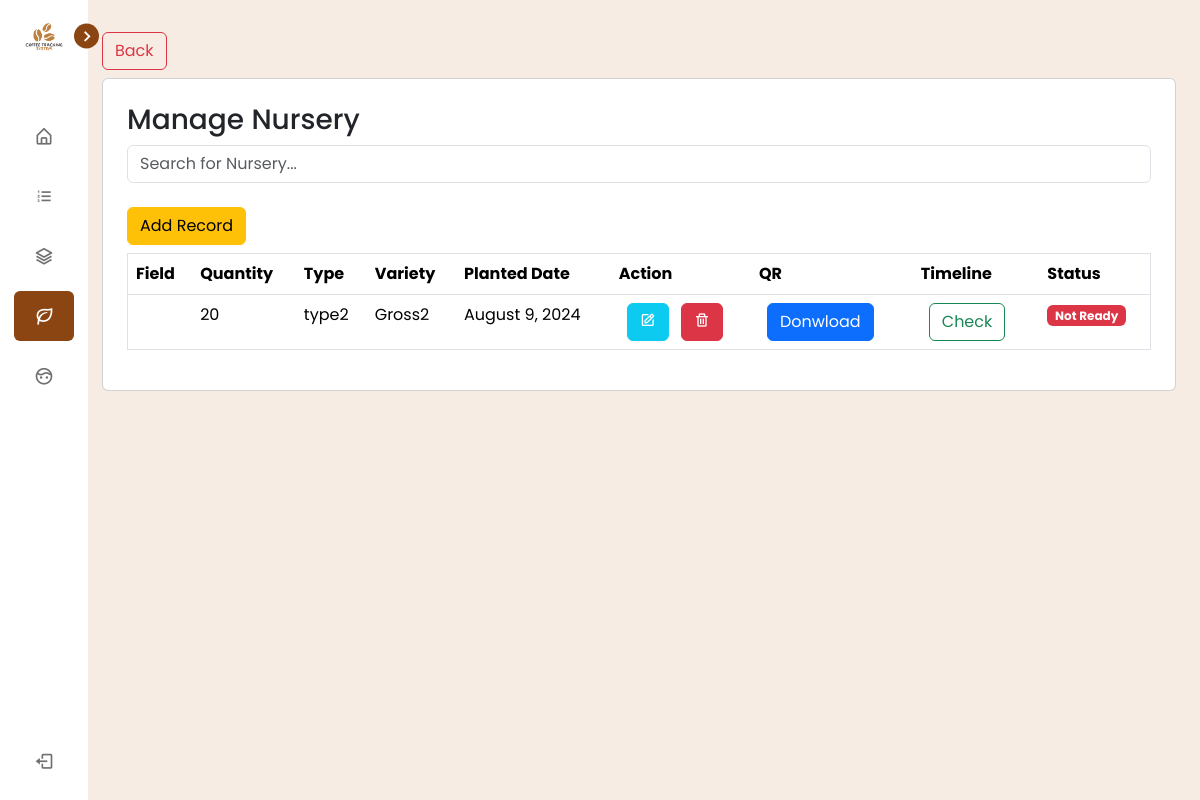
Before: /view/pages/plant_nursery/index.php (signed in) with the older database file.
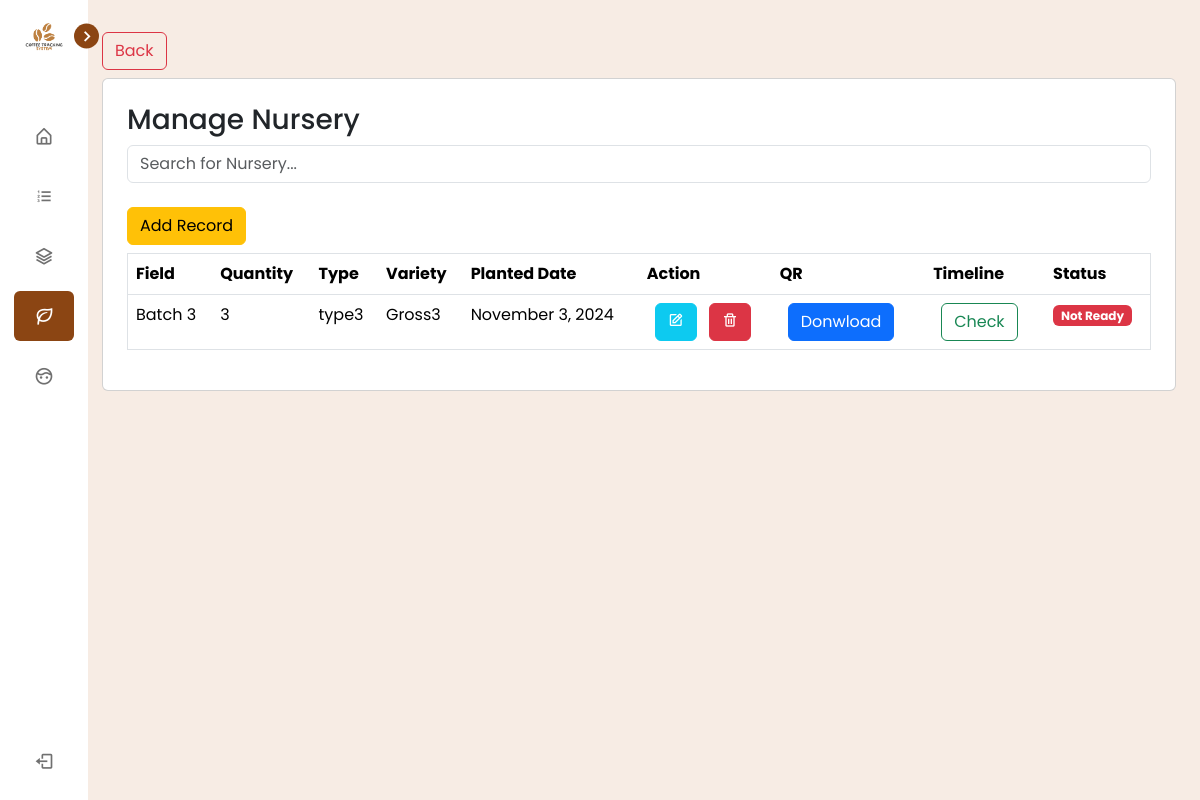
After: the same page with the newer database file.
### tables this page shows
CREATE TABLE `tbl_nursery` (
  `id` int(255) NOT NULL,
  `nursery_id` varchar(255) DEFAULT NULL,
  `nursery_field` varchar(255) NOT NULL,
  `nursery_seedling_source` varchar(255) NOT NULL,
  `type_id` varchar(255) DEFAULT NULL,
  `variety_id` varchar(255) DEFAULT NULL,
  `quantity` int(255) NOT NULL,
  `planted_date` varchar(255) DEFAULT NULL,
  `created_date` timestamp(6) NOT NULL DEFAULT current_timestamp(6)
);

CREATE TABLE `tbl_type` (
  `id` int(11) NOT NULL,
  `type_id` varchar(255) NOT NULL,
  `type_name` varchar(255) NOT NULL,
  `description` varchar(255) NOT NULL
);

CREATE TABLE `tbl_variety` (
  `id` int(255) NOT NULL,
  `variety_id` varchar(255) NOT NULL,
  `variety_name` varchar(255) NOT NULL,
  `description` varchar(255) NOT NULL
);

### connection/connection.php (called while the page is built, shortened)
<?php
class config {
    public function __construct(){
        $dsn = "mysql:host=".H.";dbname=".DB;
        $username = U;
        $password = P;
        try {
            $this->pdo = new PDO($dsn, $username, $password);
        } catch (PDOException $e) {
            die("Connection failed: " . $e->getMessage());
        }
    }
}
?>

### controller/PlantNurseryController.php (called while the page is built, shortened)
<?php
    require_once('../../../services/PlantNurseryService.php');
    $nurseryServices = new PlantInfo();
    $nurserys = $nurseryServices->getPlantInfos();
?>

### services/PlantNurseryService.php (called while the page is built, shortened)
<?php
require_once("../../../connection/connection.php");
class PlantInfo extends config {
    public function getPlantInfos() {
        try {
            $query = "SELECT
                            n.id,
                            n.nursery_id,
                            n.nursery_field,
                            n.nursery_seedling_source,
                            n.type_id,
                            t.type_name,
                            t.description AS type_description,
                            n.variety_id,
                            v.variety_name,
                            v.description AS variety_description,
                            n.quantity,
                            n.planted_date,
                            n.created_date
                        FROM
                            tbl_nursery n
                        JOIN
                            tbl_type t ON n.type_id = t.type_id
                        JOIN
                            tbl_variety v ON n.variety_id = v.variety_id
                        WHERE
                            1;
                        ";
            $stmt = $this->pdo->prepare($query);
            $stmt->execute();
            return $stmt->fetchAll(PDO::FETCH_ASSOC);
        } catch (PDOException $e) {
            echo "Error: " . $e->getMessage();
        }
    }
    public function getHarvestStatus($nurseryID) {
        try {
            $query = "
                SELECT
                    CASE
                        WHEN EXISTS (
                            SELECT 1 FROM tbl_timeline WHERE nursery_id_fk = :nurseryID AND timeline_title = 'Harvested'
                        )
                        THEN (
                            SELECT MAX(history_date) FROM tbl_timeline WHERE nursery_id_fk = :nurseryID AND timeline_title = 'Harvested'
                        )
                        ELSE (
                            SELECT planted_date FROM tbl_nursery WHERE nursery_id = :nurseryID
                        )
                    END AS relevant_date,
                    CASE
                        WHEN EXISTS (
                            SELECT 1
                            FROM tbl_timeline
                            WHERE nursery_id_fk = :nurseryID
                            AND timeline_title = 'Harvested'
                        )
                        THEN 'True'
                        ELSE 'False'
                    END AS status
            ";
            $stmt = $this->pdo->prepare($query);
            $stmt->bindParam(':nurseryID', $nurseryID);
            $stmt->execute();
            return $stmt->fetch(PDO::FETCH_ASSOC);
        }
        catch (PDOException $e) {
            echo "Error: " . $e->getMessage();
        }
    }
}
?>

### view/pages/plant_nursery/index.php (the view, shortened to what this page needs)
<?php
  $title = "Nursery";
  require_once('../../../services/PlantNurseryService.php');
  include_once('../../../controller/PlantNurseryController.php');
  include_once('../../components/header.php');
?>
<div>
    <a class="btn btn-outline-danger my-2" href="../dashboard/index.php" width="200"> Back </a>
    <div class="card p-4">
      <h3>Manage Nursery</h3>
    <div class="mb-3">
        <input type="text" id="searchInput" class="form-control" placeholder="Search for Nursery...">
    </div>
    <div class="my-2">
     <a type="button" class="btn btn-warning d-none d-md-inline-block" href="create.php">Add Record</a>
    </div>
      <div class="table-responsive">
                <table border="1" class="table" id="nurseryOwnersTable">
                    <thead>
                        <tr>
                            <th>Field</th>
                            <th>Quantity</th>
                            <th>Type</th>
                            <th>Variety</th>
                            <th>Planted Date</th>
                            <th>Action</th>
                            <th>QR</th>
                            <th>Timeline</th>
                            <th>Status</th>
                        </tr>
                    </thead>
                    <tbody>
                        <?php if (!empty($nurserys)): ?>
                            <?php foreach ($nurserys as $nursery): ?>
                                <tr>
                                    <td><?php echo htmlspecialchars($nursery['nursery_field']); ?></td>
                                    <td><?php echo htmlspecialchars($nursery['quantity']); ?></td>
                                    <td><?php echo htmlspecialchars($nursery['type_name']); ?></td>
                                    <td><?php echo htmlspecialchars($nursery['variety_name']); ?></td>
                                    <td>
                                        <?php
                                            $plantedDate = new DateTime($nursery['planted_date']);
                                            echo $plantedDate->format('F j, Y');
                                        ?>
                                    </td>
                                    <td>
                                        <a type="button" class="btn  btn-info mx-0 mx-md-2 my-1 my-md-0" href="update.php?ID=<?php echo htmlspecialchars($nursery['id']); ?>"><i class='bx bx-edit icon text-white'></i></a>
                                        <button type="button" class="btn  btn-danger" data-id="<?php echo htmlspecialchars($nursery['id']); ?>" onclick="setDeleteId(this)"><i class='bx bx-trash icon'></i></button>
                                    </td>
                                    <td>
                                      <a type="button" class="btn d-none d-md-inline-block btn-primary mx-2" href="qr.php?plantID=<?php echo htmlspecialchars($nursery['nursery_id']); ?>">Donwload</a>
                                    </td>
                                    <td>
                                      <a type="button" class="btn d-none d-md-inline-block btn-outline-success mx-2" href="../plant_timeline/index.php?id=<?php echo htmlspecialchars($nursery['id']); ?>&nurseryID=<?php echo htmlspecialchars($nursery['nursery_id']); ?>">Check</a>
                                    </td>
                                    <td>
                                      <?php
                                          $history_date = $nurseryServices->getHarvestStatus($nursery['nursery_id']);
                                          $now = new DateTime();
                                          $relevant_date = new DateTime($history_date['relevant_date']);
                                          $interval = $now->diff($relevant_date);
                                          if ($relevant_date->format('Y-m-d') == $now->format('Y-m-d') && $history_date['status'] == 'True') {
                                              echo '<span class="badge text-bg-success">Harvested</span>';
                                          }
                                          else if ($interval->y > 0 || $interval->m >= 24) {
                                              echo '<span class="badge text-bg-warning text-white">Ready</span>';
                                          }
                                          else {
                                              echo '<span class="badge text-bg-danger">Not Ready</span>';
                                          }
                                      ?>
                                  </td>
                                </tr>
                            <?php endforeach; ?>
                        <?php else: ?>
                            <tr>
                                <td colspan="5" class="text-center">No records found.</td>
                            </tr>
                        <?php endif; ?>
                    </tbody>
                </table>
                </div>
            </div>
      </div>
<?php include_once('../../components/footer.php'); ?>

### view/components/header.php (shortened to what this page needs)
<!DOCTYPE html>
<html lang="en">
<head>
    <link href="https://cdn.jsdelivr.net/npm/bootstrap@5.3.3/dist/css/bootstrap.min.css" rel="stylesheet">
    <link rel="stylesheet" href="../../css/style.css">
    <link rel="stylesheet" href="https://cdnjs.cloudflare.com/ajax/libs/font-awesome/6.6.0/css/all.min.css" />
    <link rel="stylesheet" href="../../css/sidebar.css">
    <link href='https://unpkg.com/boxicons@2.1.1/css/boxicons.min.css' rel='stylesheet'>
</head>
<body class="px-1 px-md-5">
<?php
    if (!isset($_SESSION['username']) && $title != "User") {
?>
    <nav class="sidebar close d-none d-md-block">
        <header>
            <div class="image-text">
                <span class="image">
                    <img src="../../../assets/images/logo.png" alt="">
                </span>
            </div>
            <i class='bx bx-chevron-right toggle'></i>
        </header>
        <div class="menu-bar">
            <div class="menu">
                <ul class="menu-links p-0">
                    <li class="nav-link <?php echo $title == 'Dashboard' ? 'active' : ''; ?>">
                        <a href="../dashboard/index.php">
                            <i class='bx bx-home-alt icon'></i>
                        </a>
                    </li>
                    <li class="nav-link <?php echo $title == 'Type' ? 'active' : ''; ?>">
                        <a href="../plant_type/index.php">
                            <i class='bx bx-list-ol icon'></i>
                        </a>
                    </li>
                    <li class="nav-link <?php echo $title == 'Variety' ? 'active' : ''; ?>">
                        <a href="../plant_variety/index.php">
                            <i class='bx bx-layer icon'></i>
                        </a>
                    </li>
                    <li class="nav-link <?php echo $title == 'Nursery' ? 'active' : ''; ?>">
                        <a href="../plant_nursery/index.php">
                            <i class='bx bx-leaf icon'></i>
                        </a>
                    </li>
                    <li class="nav-link <?php echo $title == 'Source' ? 'active' : ''; ?>">
                        <a href="../plant_source/index.php">
                            <i class='bx bx-face icon'></i>
                        </a>
                    </li>
                </ul>
            </div>
            <div class="bottom-content">
                <form action='' method='post'>
                    <li class="">
                        <button type='submit' class="d-flex align-items-center btn-logout p-0 py-3">
                            <i class='bx bx-log-out icon'></i>
                        </button>
                    </li>
                </form>
            </div>
        </div>
    </nav>
    <?php
    }
?>
   <section class="home mb-3 p-1 p-lg-4 pt-5 pt-md-0 mt-5 mt-lg-0">

### view/components/footer.php (shortened to what this page needs)
</body>
</html>

### view/css/style.css (style rules this page uses)
body { padding: 5px; background-color: #f5f5f5; font-family: Arial, sans-serif; }

### view/css/sidebar.css (style rules this page uses)
* { margin: 0; padding: 0; box-sizing: border-box; font-family: 'Poppins', sans-serif; }
:root { --body-color: #f7ece4; --sidebar-color: #FFF; --primary-color: #8B4513; --primary-color-light: #fffbf5; --toggle-color: #DDD; --text-color: #707070; --tran-03: all 0.2s ease; --tran-03: all 0.3s ease; --tran-04: all 0.3s ease; --tran-05: all 0.3s ease; }
body { min-height: 100vh; background-color: var(--body-color); transition: var(--tran-05); }
.sidebar { position: fixed; top: 0; left: 0; height: 100%; width: 250px; padding: 10px 14px; background: var(--sidebar-color); transition: var(--tran-05); z-index: 100; }
.sidebar.close { width: 88px; }
.sidebar li { height: 50px; list-style: none; display: flex; align-items: center; margin-top: 10px; }
.sidebar header .image, .sidebar .icon { min-width: 60px; border-radius: 6px; }
.sidebar .icon { min-width: 60px; border-radius: 6px; height: 100%; display: flex; align-items: center; justify-content: center; font-size: 20px; }
.sidebar .text, .sidebar .icon { color: var(--text-color); transition: var(--tran-03); }
.sidebar header { position: relative; }
.sidebar header .image-text { display: flex; align-items: center; }
.sidebar header .image { display: flex; align-items: center; justify-content: center; }
.sidebar header .image img { width: 40px; border-radius: 6px; }
.sidebar header .toggle { position: absolute; top: 50%; right: -25px; transform: translateY(-50%) rotate(180deg); height: 25px; width: 25px; background-color: var(--primary-color); color: var(--sidebar-color); border-radius: 50%; display: flex; align-items: center; justify-content: center; font-size: 22px; cursor: pointer; transition: var(--tran-05); }
.sidebar.close .toggle { transform: translateY(-50%) rotate(0deg); }
.sidebar .menu { margin-top: 40px; }
.sidebar li a { list-style: none; height: 100%; background-color: transparent; display: flex; align-items: center; height: 100%; width: 100%; border-radius: 6px; text-decoration: none; transition: var(--tran-03); }
.sidebar .menu-bar { height: calc(100% - 55px); display: flex; flex-direction: column; justify-content: space-between; overflow-y: scroll; }
.home { position: absolute; top: 0; top: 0; left: 250px; height: 100vh; width: calc(100% - 250px); background-color: var(--body-color); transition: var(--tran-05); }
.sidebar.close~.home { left: 78px; height: 100vh; width: calc(100% - 78px); }
.btn-logout { margin: 0; border: none; background: white; cursor: pointer; border-radius: 7px; }
.nav-link.active a { background-color: var(--primary-color); }
.nav-link.active a .icon, .nav-link.active a .text { color: var(--sidebar-color); }

Changed rows visible on the page:
removed tbl_nursery: quantity "20", tbl_type.type_name "type2", tbl_variety.variety_name "Gross2", planted_date "August 9, 2024"
added tbl_nursery: nursery_field "Batch 3", quantity "3", tbl_type.type_name "type3", tbl_variety.variety_name "Gross3", planted_date "November 3, 2024"
